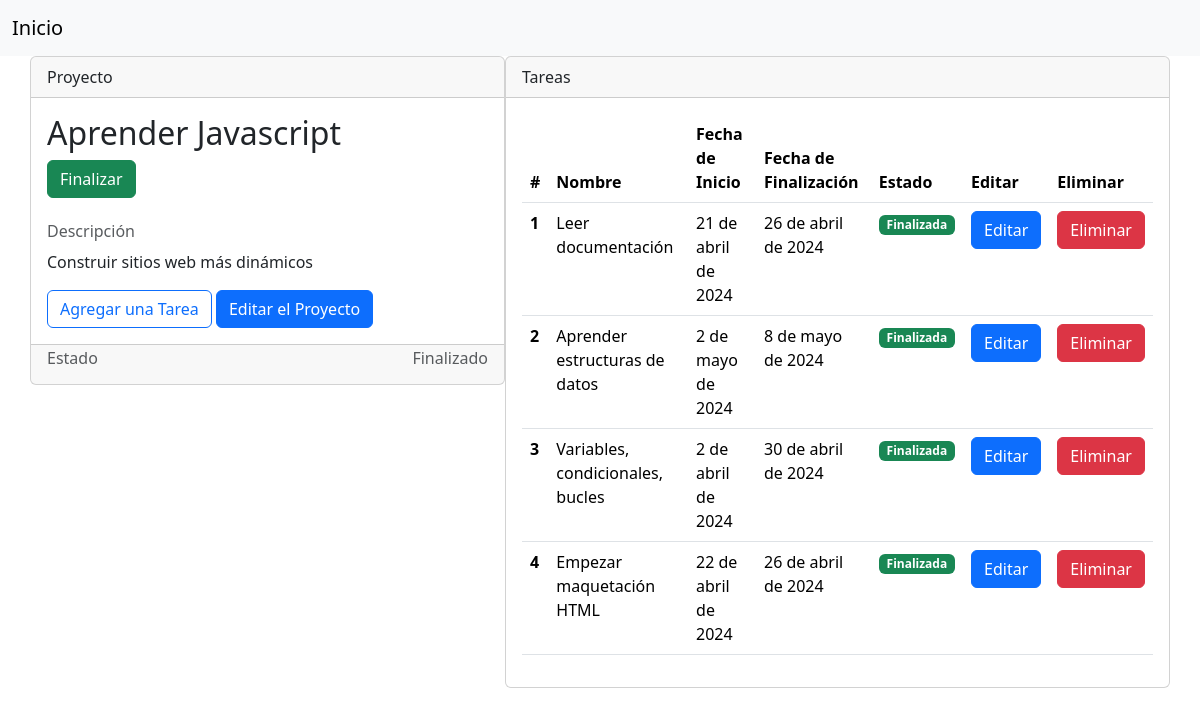
The app's page /proyecto/Aprender Javascript/ with its own data.
### api_proyectos/models.py (models this page shows)
class Proyectos(models.Model):
    nombre = models.CharField(max_length=250,
                              null=False, blank=False)
    descripcion = models.TextField()
    estado = models.BooleanField(default=False)

class Tarea(models.Model):
    nombre = models.CharField(max_length=250,
                              null=False, blank=False)
    fecha_ini = models.DateField(null=False, blank=False)
    fecha_fin = models.DateField()
    estado = models.BooleanField(default=False)
    proyecto = models.ForeignKey(Proyectos,
                                 on_delete=models.CASCADE,
                                 null=False, blank=False)

### api_proyectos/views.py (the view)
# urls.py: path('proyecto/<str:nombre>/', views.proyecto, name='proyecto'),
def proyecto(request, nombre):
    error_message = request.session.pop('error_message', None)
    error_fecha = request.session.pop('error_fecha', None)
    proyecto = Proyectos.objects.get(nombre=nombre)
    tareas = list(Tarea.objects.filter(proyecto=proyecto.id))
    date_hoy = datetime.now().date()
    for tarea in tareas:
        if tarea.fecha_fin < date_hoy:
            tarea.estado = True
            tarea.save()
    for tarea in tareas:
        if tarea.estado == False:
            proyecto.estado = False
            proyecto.save()
            break
        else:
            proyecto.estado = True
            proyecto.save()
    return render(request, 'proyectos/proyecto.html', {
        'proyecto': proyecto,
        'tareas': tareas,
        'error_message': error_message,
        'error_fecha': error_fecha,
    })

### api_proyectos/templates/proyectos/proyecto.html (shortened to what this page needs)
{% extends 'base.html' %}
{% block content %}
<body>
    <div class="container">
        <div class="row">
            <div class="col-sm-5 p-0">
                <div class="card">
                    <div class="card-header">
                        Proyecto
                    </div>
                    <div class="card-body">
                        <h2 class="card-title">{{proyecto.nombre}}</h2>
                        <button type="button" class="btn btn-success" id="btn_actualizarEstado">Finalizar</button>
                        <h6 class="card-subtitle mb-2 mt-4 text-body-secondary">Descripción</h6>
                        <p class="cart-text">{{proyecto.descripcion}}</p>
                        <div class="">
                            <button type="button" class="btn btn-outline-primary" data-bs-toggle="modal"
                                data-bs-target="#exampleModal">
                                Agregar una Tarea
                            </button>
                            <button type="button" class="btn btn-primary" data-bs-toggle="modal"
                                data-bs-target="#edit_proyect">
                                Editar el Proyecto
                            </button>
                        </div>
                    </div>
                    <div class="card-footer">
                        <div class="row">
                            <div class="col">
                                <h6 class="card-subtitle mb-2 text-body-secondary">Estado</h6>
                            </div>
                            <div class="col text-end">
                                <h6 class="card-subtitle mb-2 text-body-secondary">
                                    {% if proyecto.estado == False %}
                                    Pendiente
                                    {% else %}
                                    Finalizado
                                    {% endif %}
                                </h6>
                            </div>
                        </div>
                    </div>
                </div>
            </div>
            <div class="col-sm-7 p-0">
                <div class="card">
                    <div class="card-header">
                        Tareas
                    </div>
                    <div class="card-body">
                        <table class="table" id="tabla">
                            <thead>
                                <tr>
                                    <th>#</th>
                                    <th>Nombre</th>
                                    <th>Fecha de Inicio</th>
                                    <th>Fecha de Finalización</th>
                                    <th>Estado</th>
                                    <th>Editar</th>
                                    <th>Eliminar</th>
                                </tr>
                            </thead>
                            <tbody>
                                {% for tarea in tareas %}
                                {% with forloop.counter as index %}
                                <tr>
                                    <th>{{index}}</th>
                                    <td>{{tarea.nombre}}</td>
                                    <td>{{tarea.fecha_ini}}</td>
                                    <td>{{tarea.fecha_fin}}</td>
                                    <td>
                                        {% if tarea.estado == False %}
                                        <span class="badge text-bg-warning">
                                            Pendiente
                                        </span>
                                        {% else %}
                                        <span class="badge text-bg-success">
                                            Finalizada
                                        </span>
                                        {% endif %}
                                    </td>
                                    <td>
                                        <a href="{% url 'tarea' tarea.id %}" class="btn btn-primary">Editar</a>
                                    </td>
                                    <td>
                                        <a href="{% url 'eliminarTarea' proyecto.nombre tarea.id %}"
                                            class="btn btn-danger">Eliminar</a>
                                    </td>
                                </tr>
                                {% endwith %}
                                {% endfor %}
                            </tbody>
                        </table>
                    </div>
                </div>
            </div>
        </div>
    </div>
</body>
{% endblock %}

### records on screen
Proyectos: nombre "Aprender Javascript", descripcion "Construir sitios web más dinámicos"
Tarea: estado "1", nombre "Leer documentación", fecha_ini "21 de abril de 2024", fecha_fin "26 de abril de 2024", shows "Finalizada"
Tarea: index "2", nombre "Aprender estructuras de datos", fecha_ini "2 de mayo de 2024", fecha_fin "8 de mayo de 2024", estado "Finalizada"
Tarea: proyecto "3", nombre "Variables, condicionales, bucles", fecha_ini "2 de abril de 2024", fecha_fin "30 de abril de 2024", estado "Finalizada"
Tarea: index "4", nombre "Empezar maquetación HTML", fecha_ini "22 de abril de 2024", fecha_fin "26 de abril de 2024", estado "Finalizada"
